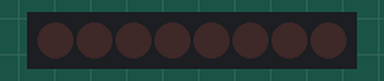
Recording of a sketch running on a simulated Arduino Uno, built with avr-gcc and run on an emulated ATmega328P. On the bench: 8 shift-register outputs drawn as a row of LEDs (first output left, lit = HIGH). Wiring (inferred from the names in the program): shift register (74HC595): data pin 12; shift clock pin 9; latch pin 11. Wiring (inferred from the signals the program sends): row of LEDs: on Q0, Q1, Q2, Q3, Q4, Q5, Q6, Q7.

Above: at 0.02 s.
At 0.2 s:
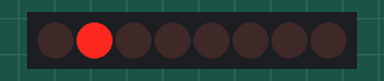
At 0.7 s:
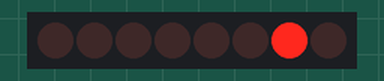
At 1.45 s:
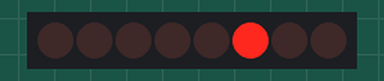
At 2.1 s:
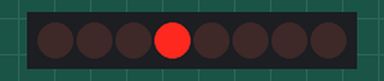
At 2.85 s:
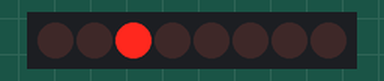
Timing chart, 0 to 3.1 s (numbered marks = the images above):
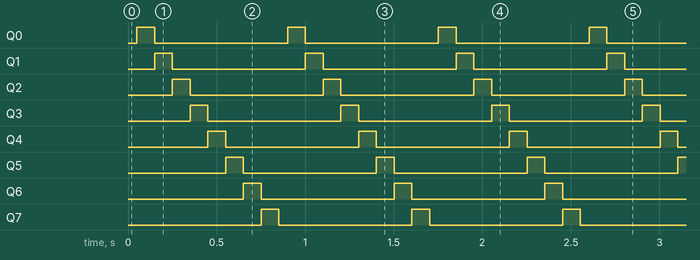

The sketch:

leds_8bit_shift_register.ino
```cpp
int tDelay = 50;
int latchPin = 11;  //output register clock
int clockPin = 9;   // shift register clock
int dataPin = 12;   //input

byte leds = 0;

void updateShiftRegister() {
  digitalWrite(latchPin, LOW);
  shiftOut(dataPin, clockPin, MSBFIRST, leds);
  digitalWrite(latchPin, HIGH);
}

void setup() {
  pinMode(latchPin, OUTPUT);
  pinMode(dataPin, OUTPUT);
  pinMode(clockPin, OUTPUT);
}

void loop() {
  leds = 0;
  updateShiftRegister();
  delay(tDelay);
  for(int i = 0; i < 8; i++){
    bitSet(leds, i);
    updateShiftRegister();
    delay(tDelay);
    bitClear(leds, i);
    delay(tDelay);
  }
}
```

Measured:
- by itself, Q0–7: alternates HIGH for 0.10 s and LOW for 0.75 s
- by itself, everything shown: repeats every 0.85 s, in 9 steps
